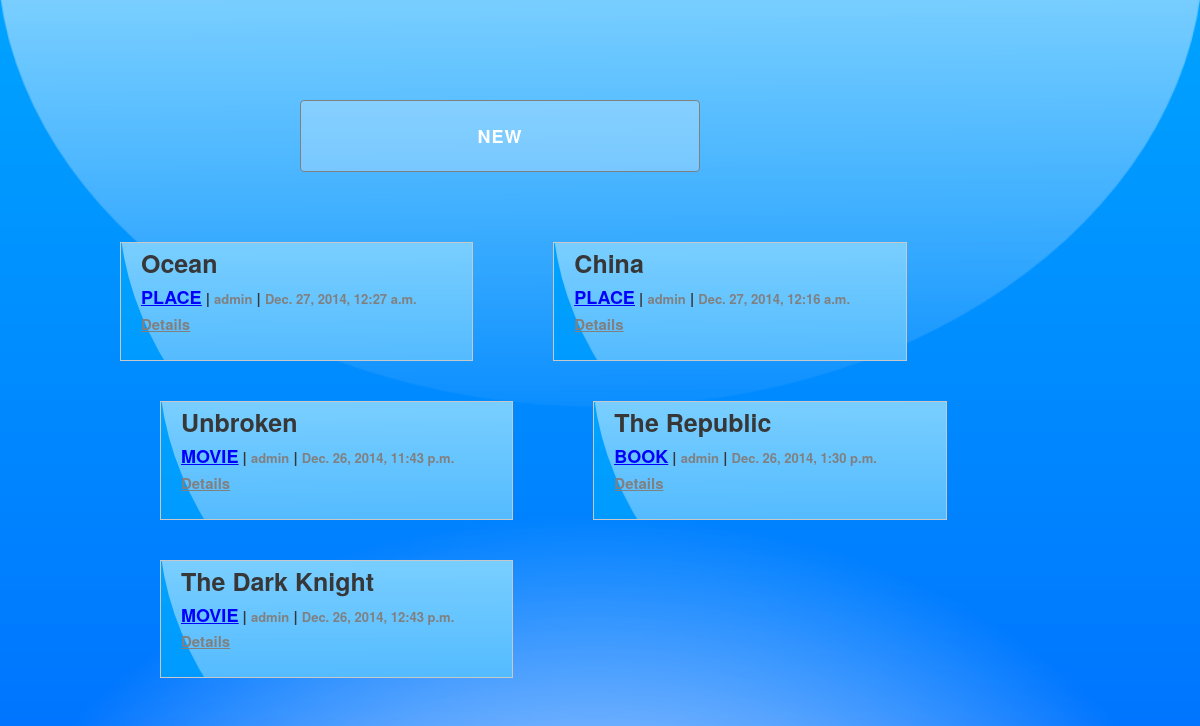
/recommendation/, run on the app's committed database.
### recommendation/models.py (models this page shows, shortened)
class Thread(models.Model):
	title = models.CharField(max_length=128)
	poster = models.ForeignKey(User)
	image_link=models.TextField(default=None, blank=True, null=True)
	detail_link=models.TextField(default=None, blank=True, null=True)
	video_link=models.TextField(default=None,blank=True,null=True)
	category = models.ForeignKey(Category)
	comment = models.TextField()
	date = models.DateTimeField(default = timezone.now)

class Category(models.Model):
	name = models.CharField(max_length=16, unique=True)
	def __str__(self):
		return self.name

### recommendation/views.py (the view)
def index(request):
	return render(request, 'index.html',{'threads': Thread.objects.order_by('-date'),'categories':Category.objects.all()})

### recommendation/templates/index.html (shortened to what this page needs)
{% extends "base.html" %}
{% block bodyblock %}
<a href="/recommendation/post/"> <button class="button-primary">New</button> </a>
<div class="row">
<div class="fourteen columns">
<ul>
{% for thread in threads %}
<div class="five columns">
<li class='item'><span class="title">{{ thread.title }}</span><br>
<span class="category"><a class="cat" href="/recommendation/{{thread.category}}/">{{thread.category | upper}}</a></span>  | <span class="author">{{thread.poster.username}}</span> | <span class="time">{{thread.date}}</span><br>
<a href="javascript:void(0)" class="details">Details</a>
<p class="comment">{{thread.comment}}</p><br>
{% if thread.image_link %} <img src="{{thread.image_link}}" class="image"> {% endif %}<br>
{% if thread.video_link %} {{thread.video_link | safe}} </li> {% endif %}
</div>
{% endfor %}
</ul>
</div>
</div>
{% endblock %}

### recommendation/static/css/skeleton.css (style rules this page uses)
.column, .columns { width: 100%; float: left; box-sizing: border-box; }
@media (min-width: 550px) { .column, .columns { margin-left: 4%; } }
@media (min-width: 550px) { .column:first-child, .columns:first-child { margin-left: 0; } }
@media (min-width: 550px) { .five.columns { width: 39.3333333333%; } }
html { font-size: 62.5%; }
body { font-size: 1.5em; line-height: 1.6; font-weight: 600; font-family: "Raleway", "HelveticaNeue", "Helvetica Neue", Helvetica, Arial, sans-serif; color: rgb(55,55,55); }
a { color: #1EAEDB; }
.button, button, input[type="submit"], input[type="reset"], input[type="button"] { display: inline-block; height: 72px; width:200px; padding: 0 30px; color: rgb(55,55,55); text-align: center; font-size: 18px; font-weight: 600; line-height: 38px; letter-spacing: .1rem; text-transform: uppercase; text-decoration: none; white-space: nowrap; background-color: transparent; border-radius: 4px; border: 1px solid #bbb; cursor: pointer; box-sizing: border-box; }
.button.button-primary, button.button-primary, input[type="submit"].button-primary, input[type="reset"].button-primary, input[type="button"].button-primary { color: #FFF; background-color: rgba(255,255,255,0.25); border-color: grey; }
ul { list-style: none; }
ol, ul { padding-left: 0; margin-top: 0; }
li { margin-bottom: 1rem; }
button, .button { margin-bottom: 1rem; }
pre, blockquote, form, dl, figure, table, p, ul, ol, form { margin-bottom: 2.5rem; }
.container:after, .row:after, .u-cf { content: ""; display: table; clear: both; }

### recommendation/templates/index.html (style rules this page uses)
.item { background-image: url("/static/images/post.png");margin:20px; padding-left: 20px;background-color: rgba(255,255,255,.5);border: 1px solid rgb(200,200,200) }
.time, .author { font-size: small;color: grey }
.category, .cat { text-decoration: underline;font-size: large; color: blue }
.title { font-size: 25px }
.button-primary { width:40%;margin-left:20%;margin-bottom: 50px }
.details { color: grey }

### album/templates/base.html (style rules this page uses)
body { background-size:cover; background-attachment:fixed; background-image: url("/static/images/post.png"); margin:50px; padding: 50px; }

### data on the page
Thread: title "Ocean", category "PLACE", poster.username "admin", date "Dec. 27, 2014, 12:27 a.m."
Thread: title "China", category "PLACE", poster.username "admin", date "Dec. 27, 2014, 12:16 a.m."
Thread: title "Unbroken", category "MOVIE", poster.username "admin", date "Dec. 26, 2014, 11:43 p.m."
Thread: title "The Republic", category "BOOK", poster.username "admin", date "Dec. 26, 2014, 1:30 p.m."
Thread: title "The Dark Knight", category "MOVIE", poster.username "admin", date "Dec. 26, 2014, 12:43 p.m."
